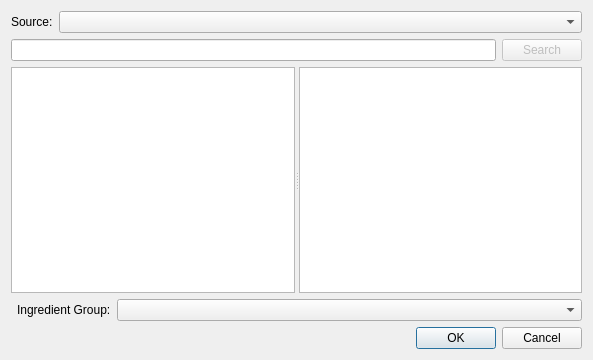
<?xml version="1.0" encoding="UTF-8"?>
<ui version="4.0">
 <class>cImportIngredientDialog</class>
 <widget class="QDialog" name="cImportIngredientDialog">
  <property name="geometry">
   <rect>
    <x>0</x>
    <y>0</y>
    <width>593</width>
    <height>360</height>
   </rect>
  </property>
  <property name="windowTitle">
   <string>Import Ingredient</string>
  </property>
  <layout class="QGridLayout" name="gridLayout_2">
   <item row="0" column="0">
    <layout class="QGridLayout" name="gridLayout">
     <item row="2" column="0" colspan="2">
      <widget class="QSplitter" name="splitter">
       <property name="orientation">
        <enum>Qt::Horizontal</enum>
       </property>
       <widget class="QTreeView" name="m_lpIngredientList">
        <attribute name="headerVisible">
         <bool>false</bool>
        </attribute>
       </widget>
       <widget class="QTreeView" name="m_lpIngredientDetails"/>
      </widget>
     </item>
     <item row="0" column="0" colspan="2">
      <layout class="QHBoxLayout" name="horizontalLayout" stretch="0,1">
       <item>
        <widget class="QLabel" name="label">
         <property name="text">
          <string>Source:</string>
         </property>
        </widget>
       </item>
       <item>
        <widget class="QComboBox" name="m_lpSource">
         <property name="sizePolicy">
          <sizepolicy hsizetype="Preferred" vsizetype="Fixed">
           <horstretch>0</horstretch>
           <verstretch>0</verstretch>
          </sizepolicy>
         </property>
        </widget>
       </item>
      </layout>
     </item>
     <item row="4" column="1">
      <widget class="QDialogButtonBox" name="m_lpButtonBox">
       <property name="orientation">
        <enum>Qt::Horizontal</enum>
       </property>
       <property name="standardButtons">
        <set>QDialogButtonBox::Cancel|QDialogButtonBox::Ok</set>
       </property>
      </widget>
     </item>
     <item row="1" column="0" colspan="2">
      <layout class="QHBoxLayout" name="horizontalLayout_2">
       <item>
        <widget class="QLineEdit" name="m_lpSearchString"/>
       </item>
       <item>
        <widget class="QPushButton" name="m_lpSearchButton">
         <property name="enabled">
          <bool>false</bool>
         </property>
         <property name="text">
          <string>Search</string>
         </property>
        </widget>
       </item>
      </layout>
     </item>
     <item row="3" column="1">
      <layout class="QHBoxLayout" name="horizontalLayout_3" stretch="0,1">
       <item>
        <widget class="QLabel" name="label_2">
         <property name="text">
          <string>Ingredient Group:</string>
         </property>
        </widget>
       </item>
       <item>
        <widget class="QComboBox" name="m_lpIngredientGroup"/>
       </item>
      </layout>
     </item>
    </layout>
   </item>
  </layout>
 </widget>
 <resources/>
 <connections>
  <connection>
   <sender>m_lpButtonBox</sender>
   <signal>accepted()</signal>
   <receiver>cImportIngredientDialog</receiver>
   <slot>accept()</slot>
   <hints>
    <hint type="sourcelabel">
     <x>248</x>
     <y>254</y>
    </hint>
    <hint type="destinationlabel">
     <x>157</x>
     <y>274</y>
    </hint>
   </hints>
  </connection>
  <connection>
   <sender>m_lpButtonBox</sender>
   <signal>rejected()</signal>
   <receiver>cImportIngredientDialog</receiver>
   <slot>reject()</slot>
   <hints>
    <hint type="sourcelabel">
     <x>316</x>
     <y>260</y>
    </hint>
    <hint type="destinationlabel">
     <x>286</x>
     <y>274</y>
    </hint>
   </hints>
  </connection>
 </connections>
</ui>
